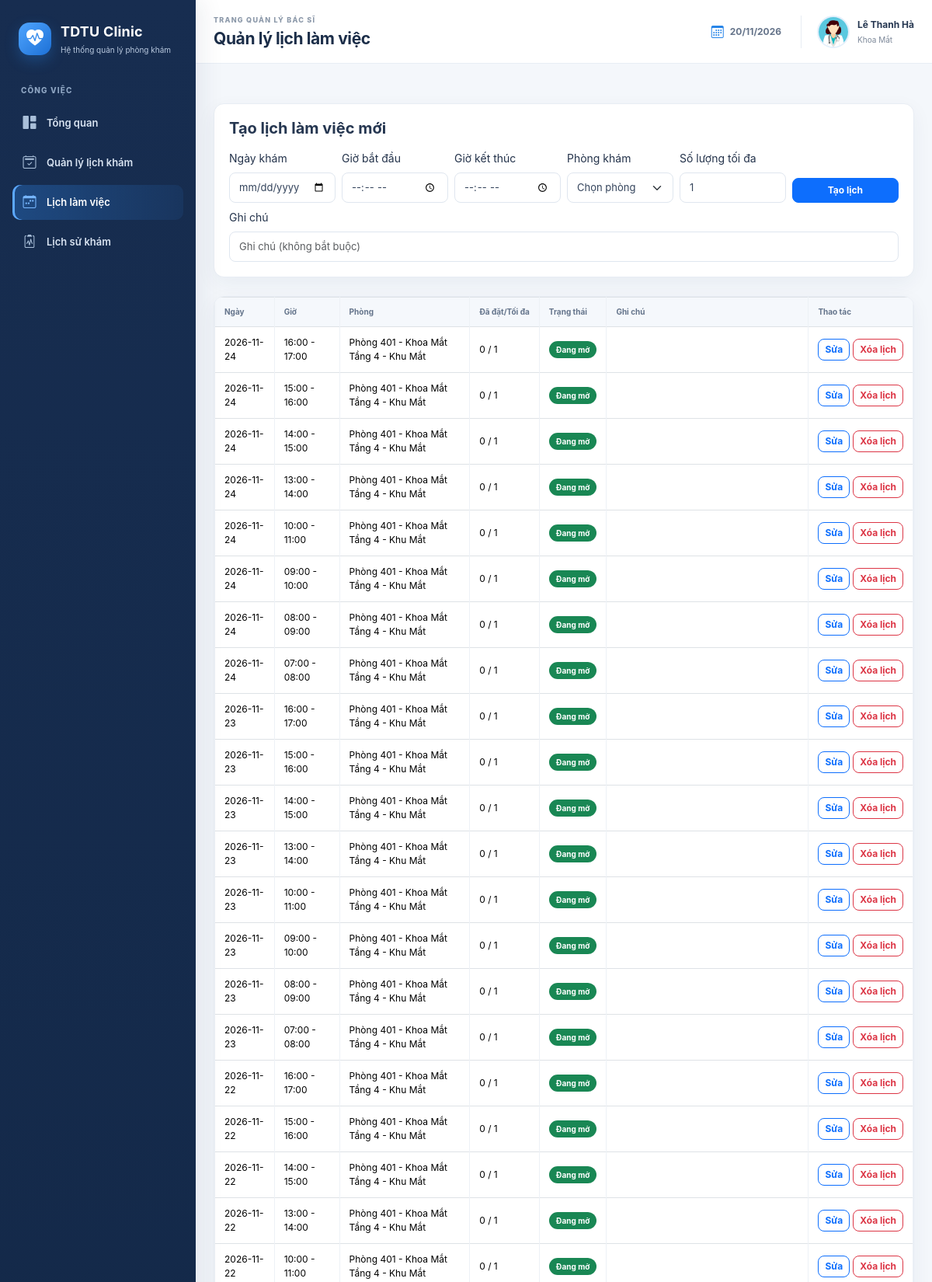
Screenshot of /doctor/schedules.php (signed in, upper part) with the database file from the repository.
### tables this page shows
CREATE TABLE IF NOT EXISTS BacSi (
    MaBS VARCHAR(10) PRIMARY KEY,
    MaTK INT NOT NULL UNIQUE,
    MaCK INT NOT NULL,
    HoTen VARCHAR(150) NOT NULL,
    GioiTinh VARCHAR(20),
    NgaySinh DATE,
    SoDienThoai VARCHAR(20),
    Email VARCHAR(150),
    HocVi VARCHAR(150),
    ChuyenMon VARCHAR(255),
    KinhNghiem INT NOT NULL DEFAULT 0,
    AnhDaiDien VARCHAR(255),
    TrangThai TINYINT(1) NOT NULL DEFAULT 1,

    CONSTRAINT FK_BacSi_TaiKhoan
        FOREIGN KEY (MaTK)
        REFERENCES TaiKhoan(MaTK)
        ON UPDATE CASCADE
        ON DELETE RESTRICT,

    CONSTRAINT FK_BacSi_ChuyenKhoa
        FOREIGN KEY (MaCK)
        REFERENCES ChuyenKhoa(MaCK)
        ON UPDATE CASCADE
        ON DELETE RESTRICT,

    INDEX idx_bacsi_mack (MaCK),
    INDEX idx_bacsi_hoten (HoTen)
);

CREATE TABLE IF NOT EXISTS ChuyenKhoa (
    MaCK INT AUTO_INCREMENT PRIMARY KEY,
    MaVietTat VARCHAR(10) NOT NULL UNIQUE,
    TenChuyenKhoa VARCHAR(150) NOT NULL UNIQUE,
    MoTa TEXT,
    TrangThai TINYINT(1) NOT NULL DEFAULT 1
);

CREATE TABLE IF NOT EXISTS LichKham (
    MaLich INT AUTO_INCREMENT PRIMARY KEY,
    MaBS VARCHAR(10) NOT NULL,
    MaPK INT NULL,
    NgayKham DATE NOT NULL,
    GioBatDau TIME NOT NULL,
    GioKetThuc TIME NOT NULL,
    SoLuongToiDa INT NOT NULL DEFAULT 1,
    SoLuongDaDat INT NOT NULL DEFAULT 0,
    TrangThai ENUM('Mo', 'Day', 'Huy') NOT NULL DEFAULT 'Mo',
    GhiChu VARCHAR(500),

    CONSTRAINT FK_LichKham_BacSi
        FOREIGN KEY (MaBS)
        REFERENCES BacSi(MaBS)
        ON UPDATE CASCADE
        ON DELETE RESTRICT,

    CONSTRAINT FK_LichKham_PhongKham
        FOREIGN KEY (MaPK)
        REFERENCES PhongKham(MaPK)
        ON UPDATE CASCADE
        ON DELETE RESTRICT,

    CONSTRAINT CK_LichKham_ThoiGian
        CHECK (GioKetThuc > GioBatDau),

    CONSTRAINT CK_LichKham_SoLuong
        CHECK (SoLuongToiDa > 0 AND SoLuongDaDat >= 0),

    UNIQUE KEY uq_lich_bacsi (MaBS, NgayKham, GioBatDau),
    INDEX idx_lich_ngay (NgayKham),
    INDEX idx_lich_phong (MaPK)
);

CREATE TABLE IF NOT EXISTS PhongKham (
    MaPK INT AUTO_INCREMENT PRIMARY KEY,
    TenPhong VARCHAR(100) NOT NULL,
    ViTri VARCHAR(255),
    TrangThai TINYINT(1) NOT NULL DEFAULT 1
);

### doctor/schedules.php (the view, shortened to what this page needs)
<?php
require_once __DIR__ . '/../config/database.php';
require_once __DIR__ . '/../helpers/portal-layout.php';
$stmt = $pdo->prepare('SELECT MaBS, HoTen FROM BacSi WHERE MaTK=?');
$stmt->execute([$_SESSION['user']['MaTK']]);
$bs = $stmt->fetch();
$editSchedule = null;
$formData = [
    'NgayKham' => '',
    'GioBatDau' => '',
    'GioKetThuc' => '',
    'MaPK' => '',
    'SoLuongToiDa' => 1,
    'GhiChu' => ''
];
$stmt = $pdo->prepare(
    "SELECT
        lk.*,
        pk.TenPhong,
        pk.ViTri,
        (SELECT COUNT(*) FROM DatLich dl WHERE dl.MaLich = lk.MaLich) AS TongLuotDat
    FROM LichKham lk
    LEFT JOIN PhongKham pk ON lk.MaPK = pk.MaPK
    WHERE lk.MaBS = ?
    ORDER BY lk.NgayKham DESC, lk.GioBatDau DESC"
);
$stmt->execute([$bs['MaBS']]);
$rows = $stmt->fetchAll();
?>
<!doctype html>
<html lang="vi">
<head>
    <link href="../assets/vendor/bootstrap/css/bootstrap.min.css" rel="stylesheet">
    <link href="../assets/vendor/bootstrap-icons/bootstrap-icons.min.css" rel="stylesheet">
    <link href="../assets/css/dashboard.css" rel="stylesheet">
</head>
<body class="clinic-dashboard-page">
<?php clinicPortalShellStart('BacSi', 'Quản lý lịch làm việc', 'schedules'); ?>
    <div class="container py-4">
        <form method="post" class="card card-body mb-4">
            <h5 class="mb-3"><?= $editSchedule ? 'Chỉnh sửa lịch làm việc' : 'Tạo lịch làm việc mới' ?></h5>
            <div class="row g-2">
                <div class="col-md-2">
                    <label class="form-label">Ngày khám</label>
                    <input type="date" min="<?= date('Y-m-d') ?>" name="NgayKham" class="form-control" value="<?= htmlspecialchars((string)$formData['NgayKham'], ENT_QUOTES, 'UTF-8') ?>" required>
                </div>
                <div class="col-md-2">
                    <label class="form-label">Giờ bắt đầu</label>
                    <input type="time" name="GioBatDau" class="form-control" value="<?= htmlspecialchars((string)$formData['GioBatDau'], ENT_QUOTES, 'UTF-8') ?>" required>
                </div>
                <div class="col-md-2">
                    <label class="form-label">Giờ kết thúc</label>
                    <input type="time" name="GioKetThuc" class="form-control" value="<?= htmlspecialchars((string)$formData['GioKetThuc'], ENT_QUOTES, 'UTF-8') ?>" required>
                </div>
                <div class="col-md-2">
                    <label class="form-label">Phòng khám</label>
                    <select name="MaPK" class="form-select" required>
                        <option value="">Chọn phòng</option>
                    </select>
                </div>
                <div class="col-md-2">
                    <label class="form-label">Số lượng tối đa</label>
                    <input type="number" min="1" name="SoLuongToiDa" class="form-control" value="<?= (int)$formData['SoLuongToiDa'] ?>" required>
                </div>
                <div class="col-md-2 d-flex align-items-end">
                    <button class="btn btn-primary w-100"><?= $editSchedule ? 'Cập nhật lịch' : 'Tạo lịch' ?></button>
                </div>
                <div class="col-12">
                    <label class="form-label">Ghi chú</label>
                    <input name="GhiChu" class="form-control" value="<?= htmlspecialchars((string)$formData['GhiChu'], ENT_QUOTES, 'UTF-8') ?>" placeholder="Ghi chú (không bắt buộc)">
                </div>
            </div>
        </form>
        <div class="table-responsive">
            <table class="table table-bordered align-middle">
                <thead>
                    <tr>
                        <th>Ngày</th>
                        <th>Giờ</th>
                        <th>Phòng</th>
                        <th>Đã đặt/Tối đa</th>
                        <th>Trạng thái</th>
                        <th class="schedule-notes">Ghi chú</th>
                        <th class="schedule-actions">Thao tác</th>
                    </tr>
                </thead>
                <tbody>
                    <?php foreach ($rows as $row): ?>
                        <tr>
                            <td><?= htmlspecialchars($row['NgayKham'], ENT_QUOTES, 'UTF-8') ?></td>
                            <td><?= substr($row['GioBatDau'], 0, 5) ?> - <?= substr($row['GioKetThuc'], 0, 5) ?></td>
                            <td><?= htmlspecialchars(($row['TenPhong'] ?? '') . ' ' . ($row['ViTri'] ?? ''), ENT_QUOTES, 'UTF-8') ?></td>
                            <td><?= (int)$row['SoLuongDaDat'] ?> / <?= (int)$row['SoLuongToiDa'] ?></td>
                            <td>
                                <?php if ($row['TrangThai'] === 'Huy'): ?>
                                    <span class="badge bg-danger">Đã hủy</span>
                                <?php elseif ($row['TrangThai'] === 'Day'): ?>
                                    <span class="badge bg-warning text-dark">Đã đầy</span>
                                <?php else: ?>
                                    <span class="badge bg-success">Đang mở</span>
                                <?php endif; ?>
                            </td>
                            <td class="schedule-notes"><?= htmlspecialchars($row['GhiChu'] ?? '', ENT_QUOTES, 'UTF-8') ?></td>
                            <td class="schedule-actions">
                                <?php if ((int)$row['TongLuotDat'] === 0): ?>
                                    <div class="d-flex flex-nowrap gap-1">
                                        <?php if ($row['TrangThai'] !== 'Huy' && $row['NgayKham'] >= date('Y-m-d')): ?>
                                            <a href="schedules.php?edit=<?= (int)$row['MaLich'] ?>" class="btn btn-sm btn-outline-primary">Sửa</a>
                                        <?php endif; ?>
                                        <form method="post" class="m-0" onsubmit="return confirm('Bạn có chắc muốn xóa lịch làm việc chưa có bệnh nhân đặt này?');">
                                            <button class="btn btn-sm btn-outline-danger">Xóa lịch</button>
                                        </form>
                                    </div>
                                <?php else: ?>
                                    <span class="text-muted small action-note">Đã có lượt đặt. Xử lý tại Quản lý lịch khám.</span>
                                <?php endif; ?>
                            </td>
                        </tr>
                    <?php endforeach; ?>
                </tbody>
            </table>
        </div>
    </div>
<?php clinicPortalShellEnd(); ?>
</body>
</html>

### helpers/portal-layout.php (shortened to what this page needs)
<?php
function clinicPortalEscape($value): string
{
    return htmlspecialchars((string)$value, ENT_QUOTES, 'UTF-8');
}
function clinicPortalShellStart(string $role, string $pageTitle, string $activePage): void
{
    global $pdo;
    $isDoctor = $role === 'BacSi';
    $name = 'Quản trị viên';
    $subtitle = 'Quản trị hệ thống';
    $avatarUrl = '';
    if ($isDoctor) {
        $stmt = $pdo->prepare(
            'SELECT bs.HoTen, bs.AnhDaiDien, ck.TenChuyenKhoa
             FROM BacSi bs
             LEFT JOIN ChuyenKhoa ck ON ck.MaCK = bs.MaCK
             WHERE bs.MaTK = ?
             LIMIT 1'
        );
        $stmt->execute([$_SESSION['user']['MaTK']]);
        $profile = $stmt->fetch(PDO::FETCH_ASSOC) ?: [];
        $name = $profile['HoTen'] ?? ($_SESSION['user']['TenDangNhap'] ?? 'Bác sĩ');
        $subtitle = $profile['TenChuyenKhoa'] ?? 'Bác sĩ';
        $avatar = trim((string)($profile['AnhDaiDien'] ?? ''));
        $avatarUrl = $avatar !== '' ? '../' . ltrim($avatar, '/') : '../assets/img/health/doctor.jpg';
        $stmt = $pdo->prepare(
            "SELECT COUNT(*)
             FROM DatLich dl
             JOIN LichKham lk ON lk.MaLich = dl.MaLich
             JOIN BacSi bs ON bs.MaBS = lk.MaBS
             WHERE bs.MaTK = ?
               AND lk.NgayKham >= CURDATE()
               AND dl.TrangThai = 'ChoXacNhan'"
        );
        $stmt->execute([$_SESSION['user']['MaTK']]);
        $pendingCount = (int)$stmt->fetchColumn();
        $nav = [
            ['key' => 'dashboard', 'href' => 'dashboard.php', 'icon' => 'bi-grid-1x2-fill', 'label' => 'Tổng quan'],
            ['key' => 'appointments', 'href' => 'appointments.php', 'icon' => 'bi-calendar2-check', 'label' => 'Quản lý lịch khám', 'count' => $pendingCount],
            ['key' => 'schedules', 'href' => 'schedules.php', 'icon' => 'bi-calendar-week', 'label' => 'Lịch làm việc'],
            ['key' => 'history', 'href' => 'history.php', 'icon' => 'bi-clipboard2-pulse', 'label' => 'Lịch sử khám']
        ];
        $sectionLabel = 'CÔNG VIỆC';
        $eyebrow = 'TRANG QUẢN LÝ BÁC SĨ';
        $userLabel = 'Bác sĩ';
        $brandHref = 'dashboard.php';
        $helpTitle = 'Hỗ trợ hệ thống';
        $helpText = 'Liên hệ quản trị viên';
    }
    echo '<div class="dashboard-shell">';
    echo '<aside class="dashboard-sidebar" id="dashboardSidebar">';
    echo '<a class="sidebar-brand" href="' . $brandHref . '"><span class="brand-mark"><i class="bi bi-heart-pulse-fill"></i></span><span><strong>TDTU Clinic</strong><small>Hệ thống quản lý phòng khám</small></span></a>';
    echo '<div class="sidebar-caption">' . clinicPortalEscape($sectionLabel) . '</div><nav class="sidebar-nav">';
    foreach ($nav as $item) {
        $activeClass = $activePage === $item['key'] ? ' active' : '';
        echo '<a class="sidebar-link' . $activeClass . '" href="' . clinicPortalEscape($item['href']) . '"><i class="bi ' . clinicPortalEscape($item['icon']) . '"></i><span>' . clinicPortalEscape($item['label']) . '</span>';
        echo '</a>';
    }
    echo '</nav><div class="sidebar-bottom"><div class="sidebar-help"><i class="bi ' . ($isDoctor ? 'bi-headset' : 'bi-shield-check') . '"></i><div><strong>' . clinicPortalEscape($helpTitle) . '</strong><span>' . clinicPortalEscape($helpText) . '</span></div></div>';
    echo '<a class="sidebar-link sidebar-logout" href="../logout.php"><i class="bi bi-box-arrow-left"></i><span>Đăng xuất</span></a></div></aside>';
    echo '<main class="dashboard-main"><header class="dashboard-topbar">';
    echo '<div class="topbar-heading"><span class="eyebrow">' . clinicPortalEscape($eyebrow) . '</span><h1>' . clinicPortalEscape($pageTitle) . '</h1></div>';
    echo '<div class="topbar-actions"><div class="topbar-date"><i class="bi bi-calendar3"></i><span>' . date('d/m/Y') . '</span></div><div class="topbar-user">';
    if ($isDoctor) {
        echo '<img src="' . clinicPortalEscape($avatarUrl) . '" alt="Ảnh bác sĩ" onerror="this.src=\'../assets/img/health/doctor.jpg\'"><div><strong>' . clinicPortalEscape($name) . '</strong><small>' . clinicPortalEscape($subtitle) . '</small></div>';
    } else {
        echo '<span class="admin-avatar"><i class="bi bi-person-fill"></i></span><div><strong>' . clinicPortalEscape($name) . '</strong><small>' . clinicPortalEscape($userLabel) . '</small></div>';
    }
    echo '</div></div></header><div class="dashboard-content portal-content">';
}
function clinicPortalShellEnd(): void
{
    echo '</div></main></div><div class="sidebar-backdrop" data-sidebar-close></div><script src="../assets/js/dashboard.js"></script>';
}

### doctor/schedules.php (style rules this page uses)
.schedule-actions { width: 1%; white-space: nowrap; }
.schedule-notes { min-width: 260px; }

### rows the page displays
bacsi: HoTen "Lê Thanh Hà", MaCK.TenChuyenKhoa "Khoa Mắt"
lichkham: NgayKham "2026-11-24", GioBatDau "16:00", GioKetThuc "17:00", MaPK.ViTri "Phòng 401 - Khoa Mắt Tầng 4 - Khu Mắt", SoLuongDaDat "0", SoLuongToiDa "1", TrangThai "Đang mở"
lichkham: NgayKham "2026-11-24", GioBatDau "15:00", GioKetThuc "16:00", MaPK.ViTri "Phòng 401 - Khoa Mắt Tầng 4 - Khu Mắt", SoLuongDaDat "0", SoLuongToiDa "1", TrangThai "Đang mở"
lichkham: NgayKham "2026-11-24", GioBatDau "14:00", GioKetThuc "15:00", MaPK.ViTri "Phòng 401 - Khoa Mắt Tầng 4 - Khu Mắt", SoLuongDaDat "0", SoLuongToiDa "1", TrangThai "Đang mở"
lichkham: NgayKham "2026-11-24", GioBatDau "13:00", GioKetThuc "14:00", MaPK.ViTri "Phòng 401 - Khoa Mắt Tầng 4 - Khu Mắt", SoLuongDaDat "0", SoLuongToiDa "1", TrangThai "Đang mở"
lichkham: NgayKham "2026-11-24", GioBatDau "10:00", GioKetThuc "11:00", MaPK.ViTri "Phòng 401 - Khoa Mắt Tầng 4 - Khu Mắt", SoLuongDaDat "0", SoLuongToiDa "1", TrangThai "Đang mở"
lichkham: NgayKham "2026-11-24", GioBatDau "09:00", GioKetThuc "10:00", MaPK.ViTri "Phòng 401 - Khoa Mắt Tầng 4 - Khu Mắt", SoLuongDaDat "0", SoLuongToiDa "1", TrangThai "Đang mở"
lichkham: NgayKham "2026-11-24", GioBatDau "08:00", GioKetThuc "09:00", MaPK.ViTri "Phòng 401 - Khoa Mắt Tầng 4 - Khu Mắt", SoLuongDaDat "0", SoLuongToiDa "1", TrangThai "Đang mở"
lichkham: NgayKham "2026-11-24", GioBatDau "07:00", GioKetThuc "08:00", MaPK.ViTri "Phòng 401 - Khoa Mắt Tầng 4 - Khu Mắt", SoLuongDaDat "0", SoLuongToiDa "1", TrangThai "Đang mở"
lichkham: NgayKham "2026-11-23", GioBatDau "16:00", GioKetThuc "17:00", MaPK.ViTri "Phòng 401 - Khoa Mắt Tầng 4 - Khu Mắt", SoLuongDaDat "0", SoLuongToiDa "1", TrangThai "Đang mở"
lichkham: NgayKham "2026-11-23", GioBatDau "15:00", GioKetThuc "16:00", MaPK.ViTri "Phòng 401 - Khoa Mắt Tầng 4 - Khu Mắt", SoLuongDaDat "0", SoLuongToiDa "1", TrangThai "Đang mở"
lichkham: NgayKham "2026-11-23", GioBatDau "14:00", GioKetThuc "15:00", MaPK.ViTri "Phòng 401 - Khoa Mắt Tầng 4 - Khu Mắt", SoLuongDaDat "0", SoLuongToiDa "1", TrangThai "Đang mở"
lichkham: NgayKham "2026-11-23", GioBatDau "13:00", GioKetThuc "14:00", MaPK.ViTri "Phòng 401 - Khoa Mắt Tầng 4 - Khu Mắt", SoLuongDaDat "0", SoLuongToiDa "1", TrangThai "Đang mở"
lichkham: NgayKham "2026-11-23", GioBatDau "10:00", GioKetThuc "11:00", MaPK.ViTri "Phòng 401 - Khoa Mắt Tầng 4 - Khu Mắt", SoLuongDaDat "0", SoLuongToiDa "1", TrangThai "Đang mở"
lichkham: NgayKham "2026-11-23", GioBatDau "09:00", GioKetThuc "10:00", MaPK.ViTri "Phòng 401 - Khoa Mắt Tầng 4 - Khu Mắt", SoLuongDaDat "0", SoLuongToiDa "1", TrangThai "Đang mở"
lichkham: NgayKham "2026-11-23", GioBatDau "08:00", GioKetThuc "09:00", MaPK.ViTri "Phòng 401 - Khoa Mắt Tầng 4 - Khu Mắt", SoLuongDaDat "0", SoLuongToiDa "1", TrangThai "Đang mở"
lichkham: NgayKham "2026-11-23", GioBatDau "07:00", GioKetThuc "08:00", MaPK.ViTri "Phòng 401 - Khoa Mắt Tầng 4 - Khu Mắt", SoLuongDaDat "0", SoLuongToiDa "1", TrangThai "Đang mở"
lichkham: NgayKham "2026-11-22", GioBatDau "16:00", GioKetThuc "17:00", MaPK.ViTri "Phòng 401 - Khoa Mắt Tầng 4 - Khu Mắt", SoLuongDaDat "0", SoLuongToiDa "1", TrangThai "Đang mở"
lichkham: NgayKham "2026-11-22", GioBatDau "15:00", GioKetThuc "16:00", MaPK.ViTri "Phòng 401 - Khoa Mắt Tầng 4 - Khu Mắt", SoLuongDaDat "0", SoLuongToiDa "1", TrangThai "Đang mở"
lichkham: NgayKham "2026-11-22", GioBatDau "14:00", GioKetThuc "15:00", MaPK.ViTri "Phòng 401 - Khoa Mắt Tầng 4 - Khu Mắt", SoLuongDaDat "0", SoLuongToiDa "1", TrangThai "Đang mở"
lichkham: NgayKham "2026-11-22", GioBatDau "13:00", GioKetThuc "14:00", MaPK.ViTri "Phòng 401 - Khoa Mắt Tầng 4 - Khu Mắt", SoLuongDaDat "0", SoLuongToiDa "1", TrangThai "Đang mở"
lichkham: NgayKham "2026-11-22", GioBatDau "10:00", GioKetThuc "11:00", MaPK.ViTri "Phòng 401 - Khoa Mắt Tầng 4 - Khu Mắt", SoLuongDaDat "0", SoLuongToiDa "1", TrangThai "Đang mở"

### other values shown
clinicPortalEscape($sectionLabel) "CÔNG VIỆC"
clinicPortalEscape($item['label']) "Tổng quan"
clinicPortalEscape($item['label']) "Quản lý lịch khám"
clinicPortalEscape($item['label']) "Lịch làm việc"
clinicPortalEscape($item['label']) "Lịch sử khám"
clinicPortalEscape($eyebrow) "TRANG QUẢN LÝ BÁC SĨ"
clinicPortalEscape($pageTitle) "Quản lý lịch làm việc"
